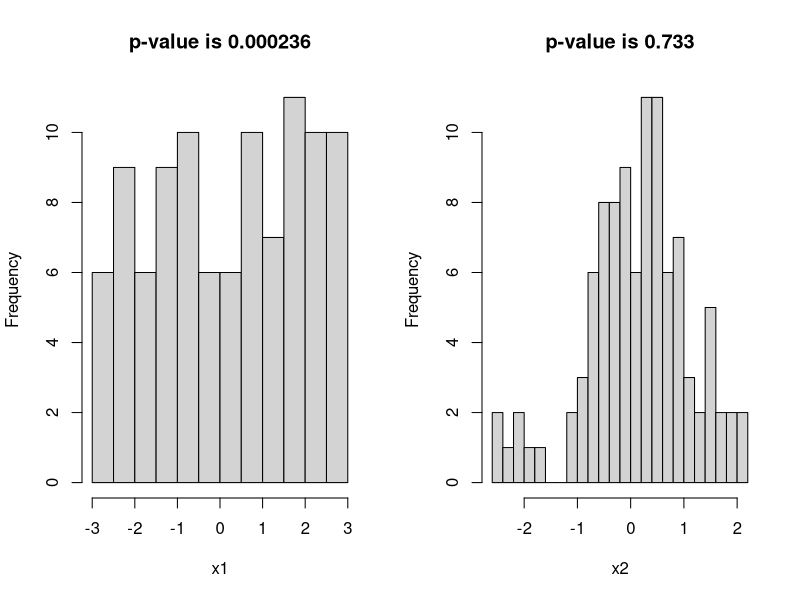

This figure's R source:

x1<-runif(100,-3,3)
x2<-rnorm(100, mean = 0, sd = 1)

par(mfrow = c(1,2))
hist(x1,breaks = 20,main="p-value is 0.000236")
hist(x2,breaks = 20,main="p-value is 0.733")


#shapiro.test(x1)$p.value
#shapiro.test(x2)$p.value
